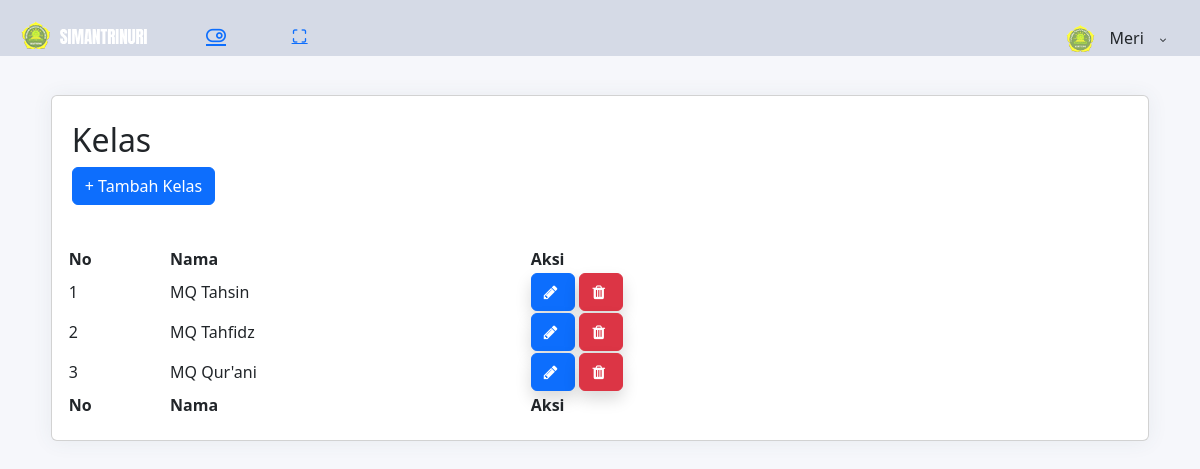
Screenshot of /dashboard/kelas.php (signed in) with the database file from the repository.
### tables this page shows
CREATE TABLE `kelas` (
  `id_kelas` int(11) NOT NULL,
  `nama` varchar(255) DEFAULT NULL
);

### dashboard/kelas.php (the view, shortened to what this page needs)
<?php
$pageTitle = "Kelas";
include 'template/header.php';
include 'template/sidebar.php';
include '../connection.php';
?>
<div class="content-body">
    <div class="container-fluid">
        <div class="row">
            <div class="col-12">
                <div class="card">
                    <div class="card-header">
                        <h2> <?php echo $pageTitle; ?></h2>
                        <a type="button" href="kelas_tambah.php" class="btn btn-rounded btn-primary">+ Tambah Kelas</a>
                    </div>
                    <div class="card-body">
                        <div class="table-responsive">
                            <table id="example" class="display" style="min-width: 845px">
                                <thead>
                                    <tr>
                                        <th>No</th>
                                        <th>Nama</th>
                                        <th>Aksi</th>
                                    </tr>
                                </thead>
                                <tbody>
                                    <?php
                                    $query = "SELECT * FROM kelas";
                                    $result = mysqli_query($connection, $query);
                                    if (mysqli_num_rows($result) > 0) {
                                        $counter = 1;
                                        while ($row = mysqli_fetch_assoc($result)) {
                                    ?>
                                            <tr>
                                                <td><?php echo $counter++; ?></td>
                                                <td><?php echo $row['nama']; ?></td>
                                                <td>
                                                    <div class="d-flex">
                                                        <a href="kelas_update.php?id=<?php echo $row['id_kelas']; ?>" class="btn btn-primary shadow sharp me-1">
                                                            <i class="fa fa-pencil"></i>
                                                        </a>
                                                        <form method="post" action="">
                                                            <button type="submit" name="delete_class" class="btn btn-danger shadow sharp" onclick="return confirm('Apakah anda yakin ingin mengapus kelas ini ?');">
                                                                <i class="fa fa-trash"></i>
                                                            </button>
                                                        </form>
                                                    </div>
                                                </td>
                                            </tr>
                                        <?php
                                        }
                                    } else {
                                        ?>
                                        <tr>
                                            <td colspan="3">No data found.</td>
                                        </tr>
                                    <?php
                                    }
                                    ?>
                                </tbody>
                                <tfoot>
                                    <tr>
                                        <th>No</th>
                                        <th>Nama</th>
                                        <th>Aksi</th>
                                    </tr>
                                </tfoot>
                            </table>
                        </div>
                    </div>
                </div>
            </div>
        </div>
    </div>
</div>
<?php
include 'template/footer.php';
?>

### dashboard/template/header.php (shortened to what this page needs)
<?php
$userName = '';
if (isset($_SESSION['user_id'])) {
    $userId = $_SESSION['user_id'];
    include '../connection.php';
    $query = "SELECT * FROM admin WHERE id_admin = '$userId'";
    $result = mysqli_query($connection, $query);
    if (mysqli_num_rows($result) === 1) {
        $row = mysqli_fetch_assoc($result);
        $userName = $row['nama'];
    }
}
?>
<!DOCTYPE html>
<html lang="en">
<head>
    <link rel="stylesheet" type="text/css" href="..\files\bower_components\bootstrap\css\bootstrap.min.css">
    <link rel="stylesheet" type="text/css" href="..\files\assets\icon\feather\css\feather.css">
    <link rel="stylesheet" type="text/css" href="..\files\assets\icon\font-awesome\css\font-awesome.min.css">
    <link rel="stylesheet" type="text/css" href="..\files\assets\css\style.css">
    <link rel="stylesheet" type="text/css" href="..\files\assets\css\jquery.mCustomScrollbar.css">
    <link rel="stylesheet" href="https://cdn.jsdelivr.net/npm/bootstrap-select@1.13.14/dist/css/bootstrap-select.min.css">
    <link rel="stylesheet" href="https://cdn.jsdelivr.net/npm/bootstrap@5.3.0/dist/css/bootstrap.min.css">
    <link rel="stylesheet" href="https://cdn.jsdelivr.net/npm/bootstrap-select@1.13.14/dist/css/bootstrap-select.min.css">
</head>
<body>
    <div id="pcoded" class="pcoded">
        <div class="pcoded-container navbar-wrapper">
            <nav class="navbar header-navbar pcoded-header">
                <div class="navbar-wrapper">
                    <div class="navbar-logo">
                        <a class="mobile-menu" id="mobile-collapse" href="#!">
                            <i class="feather icon-menu"></i>
                        </a>
                        <a href="index-1.htm">
                            <img class="img-fluid" src="..\files\assets\images\logo.png" alt="Theme-Logo">
                        </a>
                    </div>
                    <div class="navbar-container container-fluid">
                        <ul class="nav-left">
                            <li>
                                <a href="#!" onclick="javascript:toggleFullScreen()">
                                    <i class="feather icon-maximize full-screen"></i>
                                </a>
                            </li>
                        </ul>
                        <ul class="nav-right">
                            <li class="user-profile header-notification">
                                <div class="dropdown-primary dropdown">
                                    <div class="dropdown-toggle" data-toggle="dropdown">
                                        <img src="..\files\assets\images\avatar.png" class="img-radius" alt="User-Profile-Image">
                                        <span><?php echo $userName; ?></span>
                                        <i class="feather icon-chevron-down"></i>
                                    </div>
                                </div>
                            </li>
                        </ul>
                    </div>
                </div>
            </nav>

### rows the page displays
kelas: nama "MQ Tahsin"
kelas: nama "MQ Tahfidz"
kelas: nama "MQ Qur'ani"

### other values shown
$userName "Meri"
$pageTitle "Kelas"
